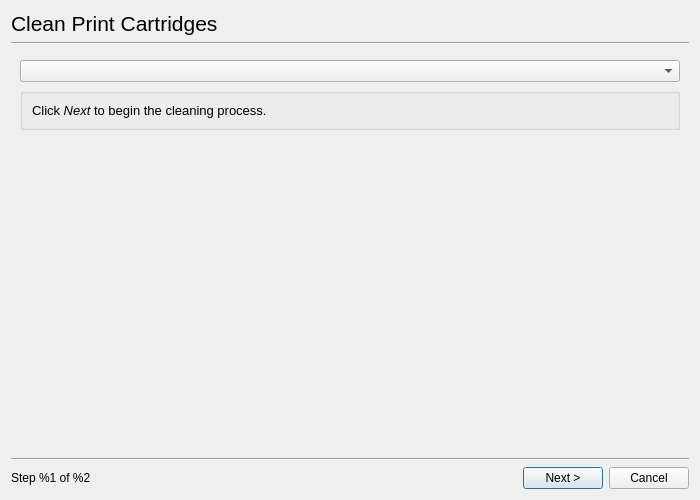
<ui version="4.0" >
 <class>Dialog</class>
 <widget class="QDialog" name="Dialog" >
  <property name="geometry" >
   <rect>
    <x>0</x>
    <y>0</y>
    <width>700</width>
    <height>500</height>
   </rect>
  </property>
  <property name="windowTitle" >
   <string>HP Device Manager - Clean Print Cartridges</string>
  </property>
  <layout class="QGridLayout" >
   <item row="0" column="0" colspan="2" >
    <widget class="QLabel" name="label" >
     <property name="font" >
      <font>
       <pointsize>16</pointsize>
      </font>
     </property>
     <property name="text" >
      <string>Clean Print Cartridges</string>
     </property>
    </widget>
   </item>
   <item row="1" column="0" colspan="4" >
    <widget class="Line" name="line" >
     <property name="orientation" >
      <enum>Qt::Horizontal</enum>
     </property>
    </widget>
   </item>
   <item row="2" column="0" colspan="4" >
    <widget class="QStackedWidget" name="StackedWidget" >
     <property name="frameShape" >
      <enum>QFrame::NoFrame</enum>
     </property>
     <property name="currentIndex" >
      <number>0</number>
     </property>
     <widget class="QWidget" name="StartPage" >
      <layout class="QGridLayout" >
       <item row="0" column="0" >
        <widget class="DeviceUriComboBox" name="DeviceComboBox" />
       </item>
       <item row="1" column="0" >
        <widget class="QGroupBox" name="groupBox" >
         <property name="title" >
          <string/>
         </property>
         <layout class="QGridLayout" >
          <item row="0" column="0" >
           <widget class="QLabel" name="Prompt" >
            <property name="text" >
             <string>&lt;html>&lt;head>&lt;meta name="qrichtext" content="1" />&lt;style type="text/css">
p, li { white-space: pre-wrap; }
&lt;/style>&lt;/head>&lt;body style=" font-family:'DejaVu Sans'; font-size:10pt; font-weight:400; font-style:normal;">
&lt;p style=" margin-top:0px; margin-bottom:0px; margin-left:0px; margin-right:0px; -qt-block-indent:0; text-indent:0px;">Click&lt;span style=" font-style:italic;"> Next&lt;/span> to begin the cleaning process.&lt;/p>&lt;/body>&lt;/html></string>
            </property>
           </widget>
          </item>
         </layout>
        </widget>
       </item>
       <item row="2" column="0" >
        <spacer>
         <property name="orientation" >
          <enum>Qt::Vertical</enum>
         </property>
         <property name="sizeHint" >
          <size>
           <width>20</width>
           <height>40</height>
          </size>
         </property>
        </spacer>
       </item>
      </layout>
     </widget>
     <widget class="QWidget" name="Level1Page" >
      <layout class="QGridLayout" >
       <item row="0" column="0" >
        <widget class="LoadPaperGroupBox" name="LoadPaper" >
         <property name="title" >
          <string/>
         </property>
        </widget>
       </item>
       <item row="1" column="0" >
        <widget class="QGroupBox" name="groupBox_2" >
         <property name="title" >
          <string/>
         </property>
         <layout class="QGridLayout" >
          <item row="0" column="0" >
           <widget class="QLabel" name="Prompt_2" >
            <property name="text" >
             <string>&lt;html>&lt;head>&lt;meta name="qrichtext" content="1" />&lt;style type="text/css">
p, li { white-space: pre-wrap; }
&lt;/style>&lt;/head>&lt;body style=" font-family:'DejaVu Sans'; font-size:10pt; font-weight:400; font-style:normal;">
&lt;p style=" margin-top:0px; margin-bottom:0px; margin-left:0px; margin-right:0px; -qt-block-indent:0; text-indent:0px;">Click &lt;span style=" font-style:italic;">Clean&lt;/span> to begin the level 1 cleaning process.&lt;/p>&lt;/body>&lt;/html></string>
            </property>
            <property name="wordWrap" >
             <bool>true</bool>
            </property>
           </widget>
          </item>
         </layout>
        </widget>
       </item>
       <item row="2" column="0" >
        <spacer>
         <property name="orientation" >
          <enum>Qt::Vertical</enum>
         </property>
         <property name="sizeHint" >
          <size>
           <width>20</width>
           <height>40</height>
          </size>
         </property>
        </spacer>
       </item>
      </layout>
     </widget>
     <widget class="QWidget" name="Level2Page" >
      <layout class="QGridLayout" >
       <item row="0" column="0" >
        <widget class="LoadPaperGroupBox" name="LoadPaper_2" >
         <property name="title" >
          <string/>
         </property>
        </widget>
       </item>
       <item row="1" column="0" >
        <widget class="QGroupBox" name="groupBox_3" >
         <property name="title" >
          <string/>
         </property>
         <layout class="QGridLayout" >
          <item row="0" column="0" >
           <widget class="QLabel" name="Prompt_5" >
            <property name="text" >
             <string>&lt;html>&lt;head>&lt;meta name="qrichtext" content="1" />&lt;style type="text/css">
p, li { white-space: pre-wrap; }
&lt;/style>&lt;/head>&lt;body style=" font-family:'DejaVu Sans'; font-size:10pt; font-weight:400; font-style:normal;">
&lt;p style=" margin-top:0px; margin-bottom:0px; margin-left:0px; margin-right:0px; -qt-block-indent:0; text-indent:0px;">&lt;span style=" font-weight:600;">Cleaning level 1 is done after the page being printed is complete.&lt;/span> If the printed output from level 1 cleaning is acceptable, then click &lt;span style=" font-style:italic;">Cancel&lt;/span> to exit. Otherwise, click &lt;span style=" font-style:italic;">Clean&lt;/span> again to begin the level 2 cleaning process.&lt;/p>&lt;/body>&lt;/html></string>
            </property>
            <property name="wordWrap" >
             <bool>true</bool>
            </property>
           </widget>
          </item>
         </layout>
        </widget>
       </item>
       <item row="2" column="0" >
        <spacer>
         <property name="orientation" >
          <enum>Qt::Vertical</enum>
         </property>
         <property name="sizeHint" >
          <size>
           <width>20</width>
           <height>91</height>
          </size>
         </property>
        </spacer>
       </item>
      </layout>
     </widget>
     <widget class="QWidget" name="Level3Page" >
      <layout class="QGridLayout" >
       <item row="0" column="0" >
        <widget class="LoadPaperGroupBox" name="LoadPaper_3" >
         <property name="title" >
          <string/>
         </property>
        </widget>
       </item>
       <item row="1" column="0" >
        <widget class="QGroupBox" name="groupBox_4" >
         <property name="title" >
          <string/>
         </property>
         <layout class="QGridLayout" >
          <item row="0" column="0" >
           <widget class="QLabel" name="Prompt_6" >
            <property name="text" >
             <string>&lt;html>&lt;head>&lt;meta name="qrichtext" content="1" />&lt;style type="text/css">
p, li { white-space: pre-wrap; }
&lt;/style>&lt;/head>&lt;body style=" font-family:'DejaVu Sans'; font-size:10pt; font-weight:400; font-style:normal;">
&lt;p style=" margin-top:0px; margin-bottom:0px; margin-left:0px; margin-right:0px; -qt-block-indent:0; text-indent:0px;">&lt;span style=" font-weight:600;">Cleaning level 2 is done after the page being printed is complete.&lt;/span> If the printed output from level 2 cleaning is acceptable, then click &lt;span style=" font-style:italic;">Cancel&lt;/span> to exit. Otherwise, click &lt;span style=" font-style:italic;">Clean&lt;/span> again to begin the level 3 cleaning process. &lt;/p>&lt;/body>&lt;/html></string>
            </property>
            <property name="wordWrap" >
             <bool>true</bool>
            </property>
           </widget>
          </item>
         </layout>
        </widget>
       </item>
       <item row="2" column="0" >
        <spacer>
         <property name="orientation" >
          <enum>Qt::Vertical</enum>
         </property>
         <property name="sizeHint" >
          <size>
           <width>20</width>
           <height>71</height>
          </size>
         </property>
        </spacer>
       </item>
      </layout>
     </widget>
     <widget class="QWidget" name="FrontPanelPage" >
      <layout class="QGridLayout" >
       <item row="0" column="0" >
        <widget class="QLabel" name="label_2" >
         <property name="text" >
          <string>&lt;html>&lt;head>&lt;meta name="qrichtext" content="1" />&lt;style type="text/css">
p, li { white-space: pre-wrap; }
&lt;/style>&lt;/head>&lt;body style=" font-family:'DejaVu Sans'; font-size:10pt; font-weight:400; font-style:normal;">
&lt;p style=" margin-top:0px; margin-bottom:0px; margin-left:0px; margin-right:0px; -qt-block-indent:0; text-indent:0px;">&lt;span style=" font-weight:600;">Cartridge cleaning on this printer is only available by accessing the front panel of the printer. &lt;/span>Please refer to the user guide for the printer for more information. Click &lt;span style=" font-style:italic;">Finish&lt;/span> to exit.&lt;/p>&lt;/body>&lt;/html></string>
         </property>
         <property name="textFormat" >
          <enum>Qt::RichText</enum>
         </property>
         <property name="wordWrap" >
          <bool>true</bool>
         </property>
        </widget>
       </item>
       <item row="1" column="0" >
        <spacer>
         <property name="orientation" >
          <enum>Qt::Vertical</enum>
         </property>
         <property name="sizeHint" >
          <size>
           <width>20</width>
           <height>40</height>
          </size>
         </property>
        </spacer>
       </item>
      </layout>
     </widget>
    </widget>
   </item>
   <item row="4" column="0" colspan="4" >
    <widget class="Line" name="line_2" >
     <property name="orientation" >
      <enum>Qt::Horizontal</enum>
     </property>
    </widget>
   </item>
   <item row="5" column="0" >
    <widget class="QLabel" name="StepText" >
     <property name="text" >
      <string>Step %1 of %2</string>
     </property>
    </widget>
   </item>
   <item row="5" column="1" >
    <spacer>
     <property name="orientation" >
      <enum>Qt::Horizontal</enum>
     </property>
     <property name="sizeHint" >
      <size>
       <width>351</width>
       <height>20</height>
      </size>
     </property>
    </spacer>
   </item>
   <item row="5" column="2" >
    <widget class="QPushButton" name="NextButton" >
     <property name="text" >
      <string>Next ></string>
     </property>
    </widget>
   </item>
   <item row="5" column="3" >
    <widget class="QPushButton" name="CancelButton" >
     <property name="text" >
      <string>Cancel</string>
     </property>
    </widget>
   </item>
  </layout>
 </widget>
 <customwidgets>
  <customwidget>
   <class>DeviceUriComboBox</class>
   <extends>QComboBox</extends>
   <header>deviceuricombobox.h</header>
  </customwidget>
  <customwidget>
   <class>LoadPaperGroupBox</class>
   <extends>QGroupBox</extends>
   <header>loadpapergroupbox.h</header>
   <container>1</container>
  </customwidget>
 </customwidgets>
 <resources/>
 <connections/>
</ui>
